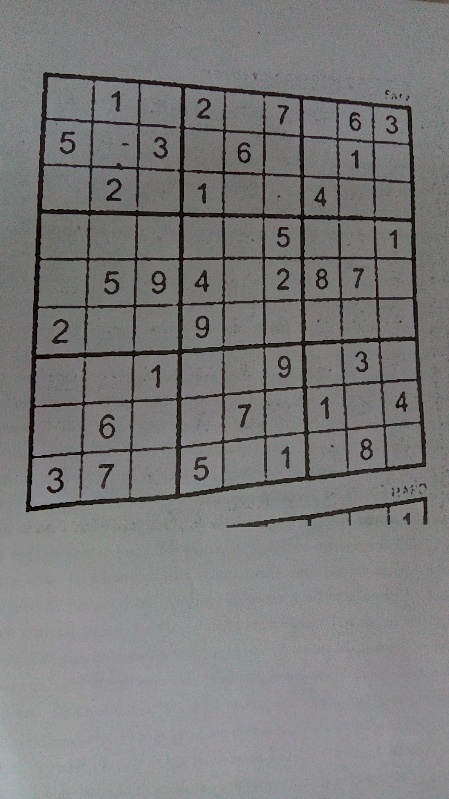
#> input picture solver/00.jpg, 449 x 799 px
$ python -i Image_Processing.py   (imports and definitions only)   (Python 2 division)
#> lines starting #> are read from the running program, lines starting #| are printed output that depends on the picture; after the words box and inside, x2 and y2 are one past the last pixel; in counts of white or black regions, pixels touching at a corner belong together
import cv2
import numpy as np


def show(img, name="Image"):
    # cv2.imshow(name, img)
    # cv2.waitKey(0)
    pass


def rectify(h):
    h = np.vstack(h)
    hnew = np.zeros((4, 2), dtype=np.float32)

    add = h.sum(1)
    hnew[0] = h[np.argmin(add)]
    hnew[2] = h[np.argmax(add)]

    diff = np.diff(h, axis=1)
    hnew[1] = h[np.argmin(diff)]
    hnew[3] = h[np.argmax(diff)]

    return hnew


def image_processing(image):

#> called with image = '00.jpg'
    img = cv2.imread(image)
#> img is the input picture: shape (799, 449, 3); mean B, G, R 122.8, 122.7, 123.1
    h, w = img.shape[:2]
#> h = 799; w = 449
    print h, w
#| 799 449
    if h > 1000 and w > 1000:
        resize_parameter = round((450.0 / float(min(h, w))), 3)
        print resize_parameter
        img = cv2.resize(img, (0, 0), fx=resize_parameter, fy=resize_parameter)
        h, w = img.shape[:2]
    print h, w
#| 799 449
    show(img)
    gray = cv2.cvtColor(img, cv2.COLOR_BGR2GRAY)
    # show(gray)
    blur = cv2.GaussianBlur(gray, (5, 5), 0)
    # show(blur)
    thresh = cv2.adaptiveThreshold(gray, 255, 1, 1, 11, 12)
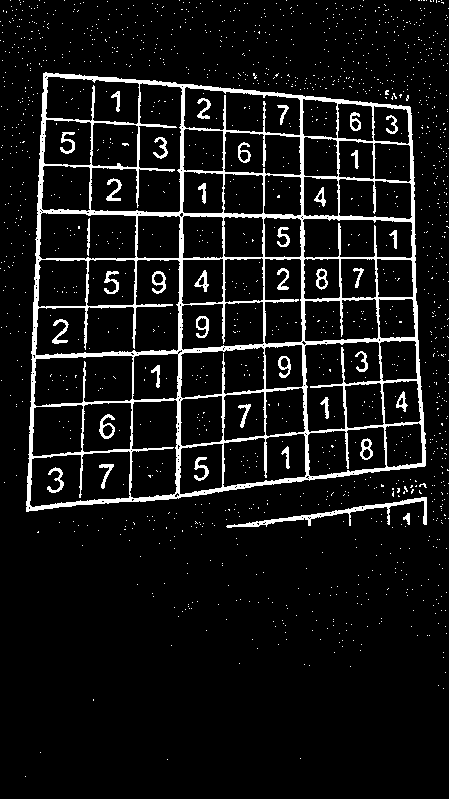
#> thresh: shape (799, 449); 8.2% white; 1433 white regions (1395 under 20 px)
    # show(thresh)
    # find the countours
    contours, hierarchy = cv2.findContours(thresh,
                                           cv2.RETR_LIST,
                                           cv2.CHAIN_APPROX_SIMPLE)
#> contours = 1607 contours, 1500 with area under 20; largest, box (x1, y1, x2, y2) and area: (26, 72, 426, 512) 153228, (35, 259, 181, 356) 8296, (90, 82, 183, 213) 7182, (29, 450, 131, 508) 4684, (304, 341, 382, 433) 4649

    # copy the original image to show the posible candidate
    image_sudoku_candidates = img.copy()

    '''# biggest rectangle
    size_rectangle_max = 0
    for i in range(len(contours)):
        # aproximate countours to polygons
        approximation = cv2.approxPolyDP(contours[i], 4, True)
        # print approximation
        # has the polygon 4 sides?
        if(not (len(approximation) == 4)):
            continue
        # is the polygon convex ?
        if(not cv2.isContourConvex(approximation)):
            continue
        # area of the polygon
        size_rectangle = cv2.contourArea(approximation)
        # store the biggest
        if size_rectangle > size_rectangle_max:
            size_rectangle_max = size_rectangle
            big_rectangle = approximation

    # show the best candidate
    approximation = rectify(big_rectangle)
    for i in range(len(approximation)):
        cv2.line(image_sudoku_candidates,
                 (big_rectangle[(i % 4)][0][0], big_rectangle[(i % 4)][0][1]),
                 (big_rectangle[((i + 1) % 4)][0][0],
                  big_rectangle[((i + 1) % 4)][0][1]),
                 (255, 0, 0), 2)

    show(image_sudoku_candidates)'''

    # MEthod 2
    biggest = None
    max_area = 0
    for i in contours:
        area = cv2.contourArea(i)
        if area > 100:
            peri = cv2.arcLength(i, True)
            approx = cv2.approxPolyDP(i, 0.02 * peri, True)
            if area > max_area and len(approx) == 4:
                biggest = approx
                max_area = area
#> this loop made 1607 passes
#> (area, peri, biggest, max_area) on passes 383, 449: (1935, 182.8, [[222, 443], [222, 486], [180, 494], [180, 449]], 1935), (2378.5, 202.2, [[81, 404], [81, 451], [33, 456], [33, 408]], 2378.5)
#> (area, peri, approx) on passes 418, 454, 470, 475, 481, 487: (1461.5, 159.8, [[418, 422], [422, 462], [388, 467], [385, 427]]), (2284.5, 198.7, [[83, 406], [130, 402], [130, 448], [84, 452]]), (1950, 179.9, [[221, 395], [222, 439], [182, 446], [180, 401]]), (1816.5, 179, [[263, 391], [265, 434], [225, 441], [223, 397]]), (1696.5, 178, [[301, 387], [305, 430], [267, 436], [265, 392]]), (1560, 164.8, [[379, 382], [384, 423], [348, 428], [344, 386]])
#> after the loop, biggest = [[43, 73], [26, 511], [424, 466], [410, 107]]; max_area = 153228

    approx = rectify(biggest)
#> in rectify, `h = np.vstack(h)`: h = [[43, 73], [26, 511], [424, 466], [410, 107]]
#> in rectify, `add = h.sum(1)`: add = [116, 537, 890, 517]
#> in rectify, `diff = np.diff(h, axis=1)`: diff = [30, 485, 42, -303]
#> approx = [[43, 73], [410, 107], [424, 466], [26, 511]]
    for i in range(len(biggest)):
        cv2.line(image_sudoku_candidates,
                 (biggest[(i % 4)][0][0], biggest[(i % 4)][0][1]),
                 (biggest[((i + 1) % 4)][0][0],
                  biggest[((i + 1) % 4)][0][1]),
                 (255, 0, 0), 2)
#> this loop made 4 passes
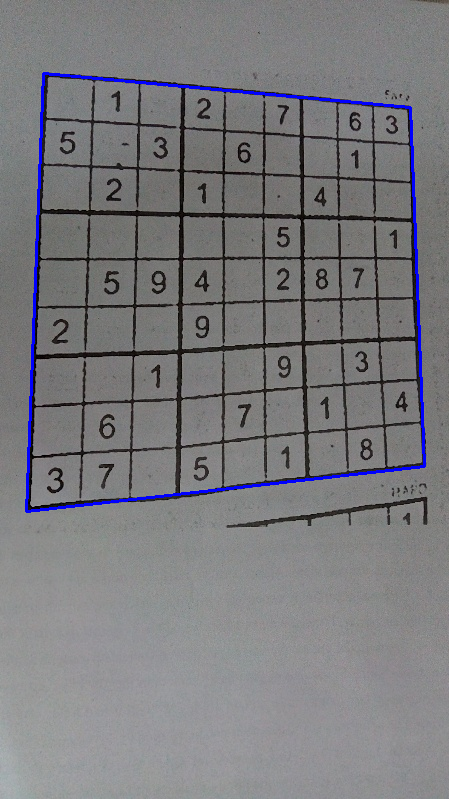
#> image_sudoku_candidates: shape (799, 449, 3); 1.3% of pixels changed, all inside (x1, y1, x2, y2) = (25, 72, 426, 513)

    show(image_sudoku_candidates)
    h = np.array([[0, 0], [449, 0], [449, 449], [0, 449]], np.float32)
    retval = cv2.getPerspectiveTransform(approx, h)
#> retval = [[1, 0.0389, -45.88], [-0.103, 1.11, -76.54], [-0.000486, 0.000192, 1]]
    warp = cv2.warpPerspective(gray, retval, (450, 450))
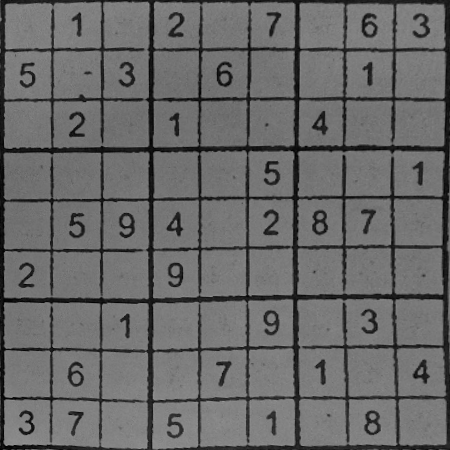
#> warp: shape (450, 450); min 0, max 151, mean 105
    out = warp.copy()
    final = cv2.warpPerspective(img, retval, (450, 450))
    show(final)
    ''' find the squares and numbers '''
    thresh = cv2.adaptiveThreshold(warp, 255, cv2.ADAPTIVE_THRESH_GAUSSIAN_C,
                                   cv2.THRESH_BINARY, 11, 2)
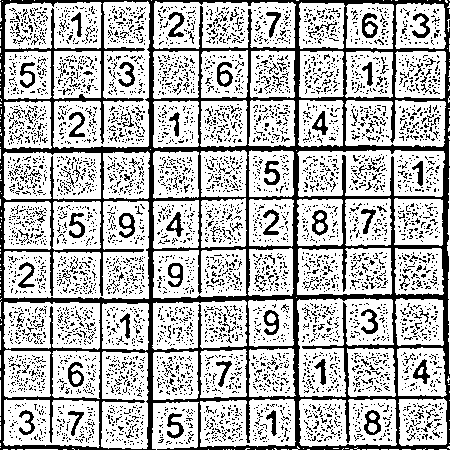
#> thresh: shape (450, 450); 71.6% white; 5213 black regions (5098 under 20 px), largest, box (x1, y1, x2, y2) and area: (0, 0, 450, 450) 29964, (362, 13, 378, 38) 215, (364, 410, 381, 435) 215
    show(thresh)
    digits = ['0' for i in range(81)]
#> digits = 81 items, first 6: '0', '0', '0', '0', '0', '0'
    position = []
    model = train()
    W = 450
    H = 450
    d = dict()
    pos = 0
    name = 0
    for i in range(9):
        for j in range(9):

            h_start = i * (H / 9)
            h_end = (i + 1) * (H / 9)
            w_start = j * (W / 9)
            w_end = (j + 1) * (W / 9)

            gri = warp[h_start:h_end, w_start:w_end]
            out = gri.copy()

            im = thresh[h_start:h_end, w_start:w_end]
            contours, hierarchy = cv2.findContours(
                im, cv2.RETR_TREE, cv2.CHAIN_APPROX_SIMPLE)

            t = 0
            for c in contours:
                if cv2.contourArea(c) > 50:
                    [x, y, w, h] = cv2.boundingRect(c)

                    if not((25 < h < 40) and (8 < w < 30)):
                        continue

                    if (25 < h < 40) and (8 < w < 30):
                        cv2.rectangle(
                            gri, (x, y), (x + w, y + h), (0, 0, 255), 2)

                        n = str(name) + '.jpg'
                        d[n] = pos
                        output = out[y:y + h, x:x + w]
                        cv2.imwrite('/home/psycane/Sudoku-Solver/solver/intermediates/' + str(n), output)
                        position.append(0)
                        t = 1
                        name += 1
                        pos += 1

            if(t == 0):
                position.append(((w_start) + 15, (h_start) + 42))
                pos += 1

    board = recognizer(name, d, digits)
   # [4 lines of commented-out code are left out]
    return board, position, final


########################## recognizer ####################################

# [47 lines left out: functions recognizer, prepare_data, not called in this run]

##########################################################


def train():
    ''' tarin the neural network '''

#> (the run stopped early here; a loop or call above may not have finished)

$ run again, on solver/02.jpg
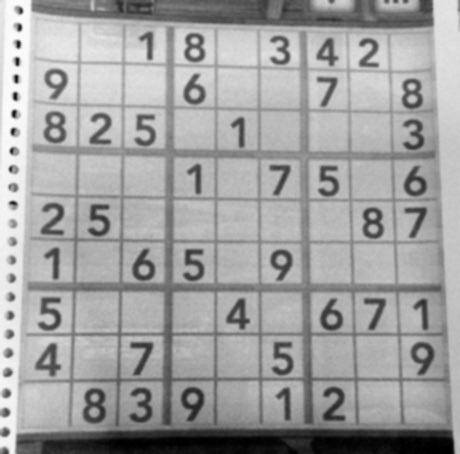
#> input picture solver/02.jpg, 460 x 454 px
#> in image_processing, img is the input picture: shape (454, 460, 3); min 0, max 252, mean 160.1
#| 454 460
#| 454 460
#> in image_processing, `thresh = cv2.adaptiveThreshold(gray, 255, 1, 1, 11, 12)`:
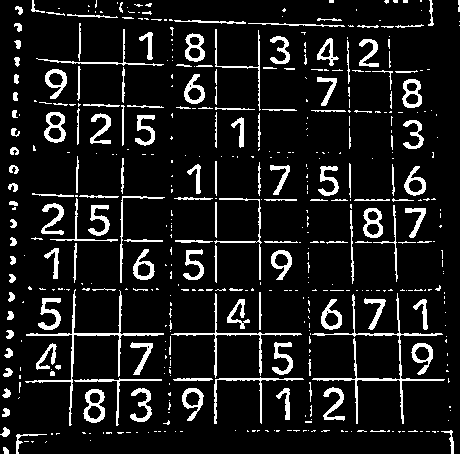
#> thresh: shape (454, 460); 10.6% white; 471 white regions (313 under 20 px)
#> contours = 494 contours, 359 with area under 20; largest, box (x1, y1, x2, y2) and area: (312, 293, 445, 424) 614, (25, 289, 164, 426) 531, (83, 389, 105, 423) 530, (44, 112, 66, 143) 484, (363, 208, 383, 238) 446
#> the loop in image_processing, `for i in contours:` made 494 passes
#> (area, peri, biggest, max_area) on pass 276: (132.5, 265.4, [[164, 197], [122, 196], [120, 282], [122, 198]], 132.5)
#> after the loop in image_processing, `for i in contours:`: max_area = 132.5
#> in rectify, `h = np.vstack(h)`: h = [[164, 197], [122, 196], [120, 282], [122, 198]]
#> add = [361, 318, 402, 320]
#> diff = [33, 74, 162, 76]
#> in image_processing, `approx = rectify(biggest)`: approx = [[122, 196], [164, 197], [120, 282], [120, 282]]
#> the loop in image_processing, `for i in range(len(biggest)):` made 4 passes
#> retval = [[-0.0079, -0.000184, 1], [-2.44e-16, -7.38e-17, 4.95e-14], [-2.54e-05, -4.46e-06, 0.00431]]
#> in image_processing, `thresh = cv2.adaptiveThreshold(warp, 255, cv2.ADAPTIVE_THRESH_GAUSSIAN..`:
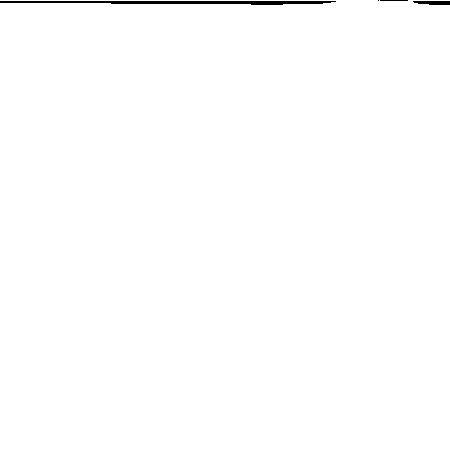
#> thresh: shape (450, 450); 99.5% white; 4 black regions (1 under 20 px), largest, box (x1, y1, x2, y2) and area: (0, 1, 336, 5) 911, (413, 1, 450, 5) 126, (380, 0, 408, 1) 28
#> digits = 81 items, first 6: '0', '0', '0', '0', '0', '0'

$ run again, on solver/03.jpg
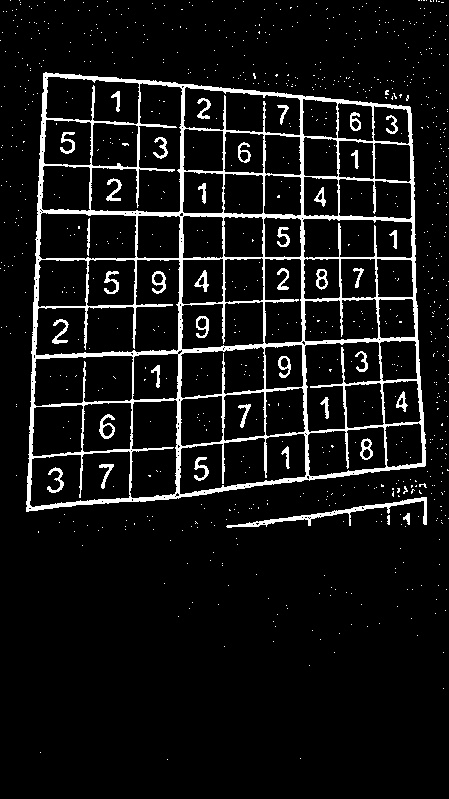
#> input picture solver/03.jpg, 449 x 799 px
#> in image_processing, img is the input picture: shape (799, 449, 3); min 0, max 255, mean 20.4
#| 799 449
#| 799 449
#> contours = 689 contours, 430 with area under 20; largest, box (x1, y1, x2, y2) and area: (23, 69, 435, 515) 158635, (25, 71, 427, 513) 154783, (36, 260, 180, 355) 7610, (91, 83, 182, 212) 6542, (180, 434, 306, 494) 4978
#> the loop in image_processing, `for i in contours:` made 689 passes
#> (area, peri, biggest, max_area) on passes 109, 166: (1801.5, 173.7, [[76, 457], [76, 497], [34, 503], [35, 461]], 1801.5), (2190.5, 197.4, [[81, 405], [34, 408], [33, 455], [80, 451]], 2190.5)
#> after the loop in image_processing, `for i in contours:`: biggest = [[42, 70], [24, 513], [427, 468], [411, 95]]; max_area = 158635
#> in rectify, `h = np.vstack(h)`: h = [[42, 70], [24, 513], [427, 468], [411, 95]]
#> add = [112, 537, 895, 506]
#> diff = [28, 489, 41, -316]
#> in image_processing, `approx = rectify(biggest)`: approx = [[42, 70], [411, 95], [427, 468], [24, 513]]
#> the loop in image_processing, `for i in range(len(biggest)):` made 4 passes
#> after the loop in image_processing, `for i in range(len(biggest)):`:
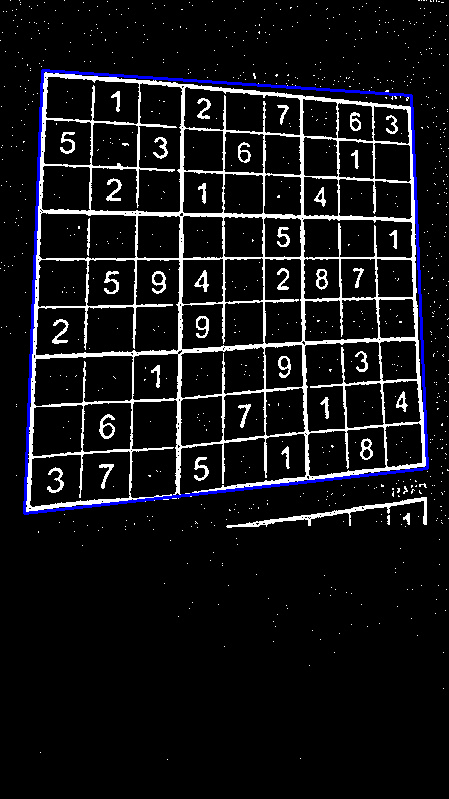
#> image_sudoku_candidates: shape (799, 449, 3); 1.32% of pixels changed, all inside (x1, y1, x2, y2) = (23, 69, 429, 515)
#> retval = [[1.03, 0.0418, -46.11], [-0.0751, 1.11, -74.48], [-0.00042, 0.000209, 1]]
#> in image_processing, `thresh = cv2.adaptiveThreshold(warp, 255, cv2.ADAPTIVE_THRESH_GAUSSIAN..`:
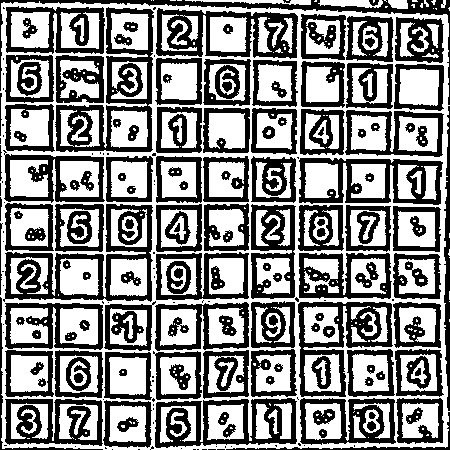
#> thresh: shape (450, 450); 53.3% white; 213 black regions (65 under 20 px), largest, box (x1, y1, x2, y2) and area: (3, 204, 153, 302) 4306, (55, 7, 154, 152) 4277, (156, 8, 298, 59) 3401
#> digits = 81 items, first 6: '0', '0', '0', '0', '0', '0'
